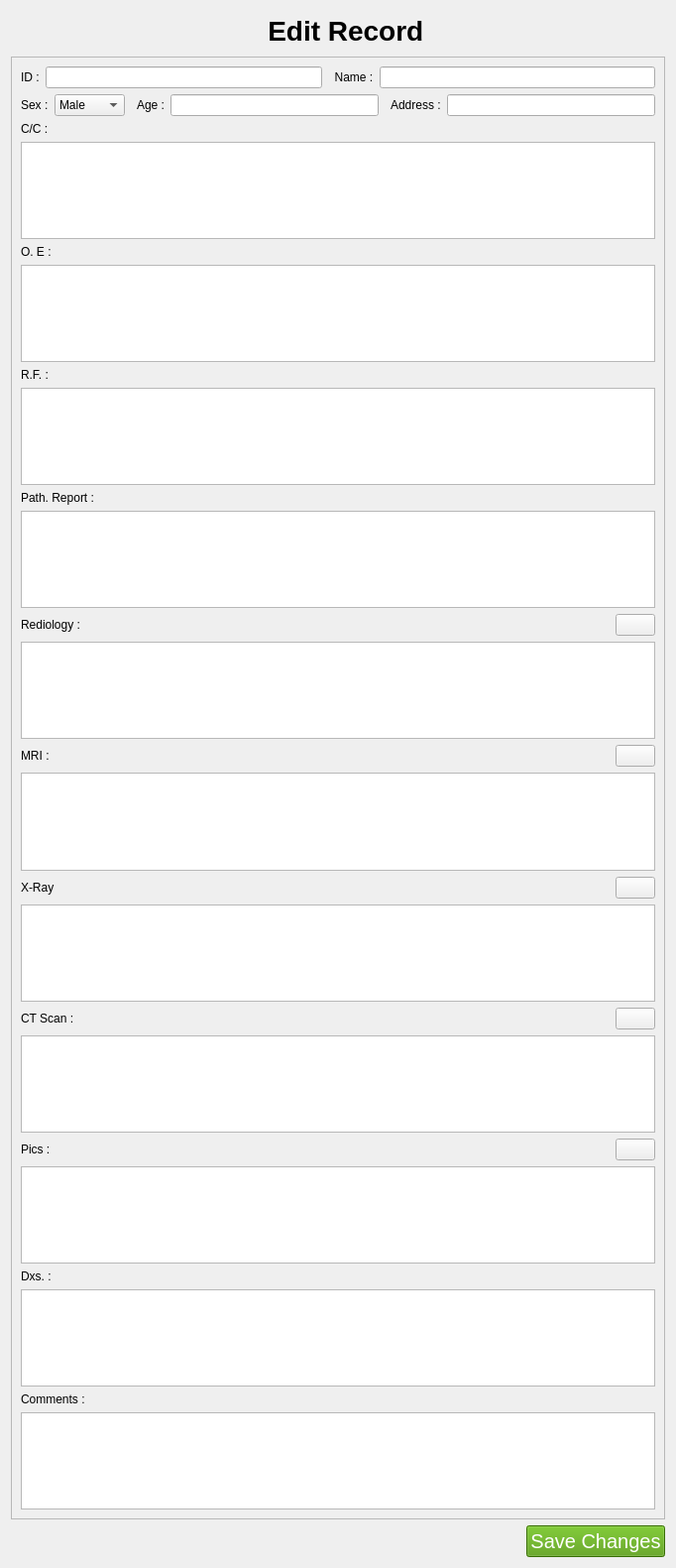
<?xml version="1.0" encoding="UTF-8"?>
<ui version="4.0">
 <class>Form</class>
 <widget class="QWidget" name="Form">
  <property name="geometry">
   <rect>
    <x>0</x>
    <y>0</y>
    <width>682</width>
    <height>1581</height>
   </rect>
  </property>
  <property name="windowTitle">
   <string>Add Record</string>
  </property>
  <property name="windowIcon">
   <iconset>
    <normaloff>icons/005-add.png</normaloff>icons/005-add.png</iconset>
  </property>
  <layout class="QVBoxLayout" name="verticalLayout_3">
   <item>
    <widget class="QPushButton" name="pushButton_2">
     <property name="font">
      <font>
       <pointsize>21</pointsize>
       <weight>75</weight>
       <bold>true</bold>
      </font>
     </property>
     <property name="text">
      <string>  Edit Record</string>
     </property>
     <property name="icon">
      <iconset>
       <normaloff>icons/edit.png</normaloff>icons/edit.png</iconset>
     </property>
     <property name="iconSize">
      <size>
       <width>30</width>
       <height>30</height>
      </size>
     </property>
     <property name="flat">
      <bool>true</bool>
     </property>
    </widget>
   </item>
   <item>
    <widget class="QScrollArea" name="scrollArea">
     <property name="widgetResizable">
      <bool>true</bool>
     </property>
     <widget class="QWidget" name="scrollAreaWidgetContents">
      <property name="geometry">
       <rect>
        <x>0</x>
        <y>0</y>
        <width>662</width>
        <height>1477</height>
       </rect>
      </property>
      <layout class="QVBoxLayout" name="verticalLayout_2">
       <item>
        <layout class="QVBoxLayout" name="verticalLayout">
         <item>
          <layout class="QHBoxLayout" name="horizontalLayout">
           <item>
            <widget class="QLabel" name="label_2">
             <property name="text">
              <string>ID :</string>
             </property>
            </widget>
           </item>
           <item>
            <widget class="QLineEdit" name="id">
             <property name="text">
              <string/>
             </property>
             <property name="readOnly">
              <bool>true</bool>
             </property>
            </widget>
           </item>
           <item>
            <widget class="QLabel" name="label_3">
             <property name="text">
              <string>  Name :</string>
             </property>
            </widget>
           </item>
           <item>
            <widget class="QLineEdit" name="name"/>
           </item>
          </layout>
         </item>
         <item>
          <layout class="QHBoxLayout" name="horizontalLayout_2">
           <item>
            <widget class="QLabel" name="label_5">
             <property name="text">
              <string>Sex :</string>
             </property>
            </widget>
           </item>
           <item>
            <widget class="QComboBox" name="sex">
             <item>
              <property name="text">
               <string>Male</string>
              </property>
             </item>
             <item>
              <property name="text">
               <string>Female</string>
              </property>
             </item>
             <item>
              <property name="text">
               <string>Others</string>
              </property>
             </item>
            </widget>
           </item>
           <item>
            <widget class="QLabel" name="label_4">
             <property name="text">
              <string>  Age :</string>
             </property>
            </widget>
           </item>
           <item>
            <widget class="QLineEdit" name="age">
             <property name="maxLength">
              <number>10</number>
             </property>
            </widget>
           </item>
           <item>
            <widget class="QLabel" name="label_6">
             <property name="text">
              <string>  Address :</string>
             </property>
            </widget>
           </item>
           <item>
            <widget class="QLineEdit" name="address"/>
           </item>
          </layout>
         </item>
         <item>
          <widget class="QLabel" name="label_7">
           <property name="text">
            <string>C/C :</string>
           </property>
          </widget>
         </item>
         <item>
          <widget class="QPlainTextEdit" name="cc"/>
         </item>
         <item>
          <widget class="QLabel" name="label_8">
           <property name="text">
            <string>O. E :</string>
           </property>
          </widget>
         </item>
         <item>
          <widget class="QPlainTextEdit" name="oe"/>
         </item>
         <item>
          <widget class="QLabel" name="label_9">
           <property name="text">
            <string>R.F. :</string>
           </property>
          </widget>
         </item>
         <item>
          <widget class="QPlainTextEdit" name="rf"/>
         </item>
         <item>
          <widget class="QLabel" name="label_10">
           <property name="text">
            <string>Path. Report :</string>
           </property>
          </widget>
         </item>
         <item>
          <widget class="QPlainTextEdit" name="pathreport"/>
         </item>
         <item>
          <layout class="QHBoxLayout" name="horizontalLayout_3">
           <item>
            <widget class="QLabel" name="label">
             <property name="text">
              <string>Rediology :</string>
             </property>
            </widget>
           </item>
           <item>
            <spacer name="horizontalSpacer">
             <property name="orientation">
              <enum>Qt::Horizontal</enum>
             </property>
             <property name="sizeHint" stdset="0">
              <size>
               <width>40</width>
               <height>20</height>
              </size>
             </property>
            </spacer>
           </item>
           <item>
            <widget class="QPushButton" name="addRediology">
             <property name="text">
              <string/>
             </property>
             <property name="icon">
              <iconset>
               <normaloff>icons/005-add.png</normaloff>icons/005-add.png</iconset>
             </property>
            </widget>
           </item>
          </layout>
         </item>
         <item>
          <widget class="QListWidget" name="listRadiology"/>
         </item>
         <item>
          <layout class="QHBoxLayout" name="horizontalLayout_4">
           <item>
            <widget class="QLabel" name="label_11">
             <property name="text">
              <string>MRI :</string>
             </property>
            </widget>
           </item>
           <item>
            <spacer name="horizontalSpacer_2">
             <property name="orientation">
              <enum>Qt::Horizontal</enum>
             </property>
             <property name="sizeHint" stdset="0">
              <size>
               <width>40</width>
               <height>20</height>
              </size>
             </property>
            </spacer>
           </item>
           <item>
            <widget class="QPushButton" name="addMri">
             <property name="text">
              <string/>
             </property>
             <property name="icon">
              <iconset>
               <normaloff>icons/005-add.png</normaloff>icons/005-add.png</iconset>
             </property>
            </widget>
           </item>
          </layout>
         </item>
         <item>
          <widget class="QListWidget" name="listMri"/>
         </item>
         <item>
          <layout class="QHBoxLayout" name="horizontalLayout_5">
           <item>
            <widget class="QLabel" name="label_12">
             <property name="text">
              <string>X-Ray</string>
             </property>
            </widget>
           </item>
           <item>
            <spacer name="horizontalSpacer_3">
             <property name="orientation">
              <enum>Qt::Horizontal</enum>
             </property>
             <property name="sizeHint" stdset="0">
              <size>
               <width>40</width>
               <height>20</height>
              </size>
             </property>
            </spacer>
           </item>
           <item>
            <widget class="QPushButton" name="addXray">
             <property name="text">
              <string/>
             </property>
             <property name="icon">
              <iconset>
               <normaloff>icons/005-add.png</normaloff>icons/005-add.png</iconset>
             </property>
            </widget>
           </item>
          </layout>
         </item>
         <item>
          <widget class="QListWidget" name="listXray"/>
         </item>
         <item>
          <layout class="QHBoxLayout" name="horizontalLayout_6">
           <item>
            <widget class="QLabel" name="label_13">
             <property name="text">
              <string>CT Scan :</string>
             </property>
            </widget>
           </item>
           <item>
            <spacer name="horizontalSpacer_4">
             <property name="orientation">
              <enum>Qt::Horizontal</enum>
             </property>
             <property name="sizeHint" stdset="0">
              <size>
               <width>40</width>
               <height>20</height>
              </size>
             </property>
            </spacer>
           </item>
           <item>
            <widget class="QPushButton" name="addCtscan">
             <property name="text">
              <string/>
             </property>
             <property name="icon">
              <iconset>
               <normaloff>icons/005-add.png</normaloff>icons/005-add.png</iconset>
             </property>
            </widget>
           </item>
          </layout>
         </item>
         <item>
          <widget class="QListWidget" name="listCtscan"/>
         </item>
         <item>
          <layout class="QHBoxLayout" name="horizontalLayout_7">
           <item>
            <widget class="QLabel" name="label_14">
             <property name="text">
              <string>Pics :</string>
             </property>
            </widget>
           </item>
           <item>
            <spacer name="horizontalSpacer_5">
             <property name="orientation">
              <enum>Qt::Horizontal</enum>
             </property>
             <property name="sizeHint" stdset="0">
              <size>
               <width>40</width>
               <height>20</height>
              </size>
             </property>
            </spacer>
           </item>
           <item>
            <widget class="QPushButton" name="addPics">
             <property name="text">
              <string/>
             </property>
             <property name="icon">
              <iconset>
               <normaloff>icons/005-add.png</normaloff>icons/005-add.png</iconset>
             </property>
            </widget>
           </item>
          </layout>
         </item>
         <item>
          <widget class="QListWidget" name="listPics"/>
         </item>
         <item>
          <widget class="QLabel" name="label_15">
           <property name="text">
            <string>Dxs. :</string>
           </property>
          </widget>
         </item>
         <item>
          <widget class="QPlainTextEdit" name="dxs"/>
         </item>
         <item>
          <widget class="QLabel" name="label_16">
           <property name="text">
            <string>Comments :</string>
           </property>
          </widget>
         </item>
         <item>
          <widget class="QPlainTextEdit" name="comments"/>
         </item>
        </layout>
       </item>
      </layout>
     </widget>
    </widget>
   </item>
   <item>
    <layout class="QHBoxLayout" name="horizontalLayout_8">
     <item>
      <spacer name="horizontalSpacer_6">
       <property name="orientation">
        <enum>Qt::Horizontal</enum>
       </property>
       <property name="sizeHint" stdset="0">
        <size>
         <width>40</width>
         <height>20</height>
        </size>
       </property>
      </spacer>
     </item>
     <item>
      <widget class="QPushButton" name="addrecord">
       <property name="font">
        <font>
         <pointsize>15</pointsize>
         <weight>50</weight>
         <bold>false</bold>
        </font>
       </property>
       <property name="styleSheet">
        <string notr="true">background-color: rgb(78, 154, 6);
color: rgb(255, 255, 255);</string>
       </property>
       <property name="text">
        <string>Save Changes</string>
       </property>
      </widget>
     </item>
    </layout>
   </item>
  </layout>
 </widget>
 <resources/>
 <connections/>
</ui>
